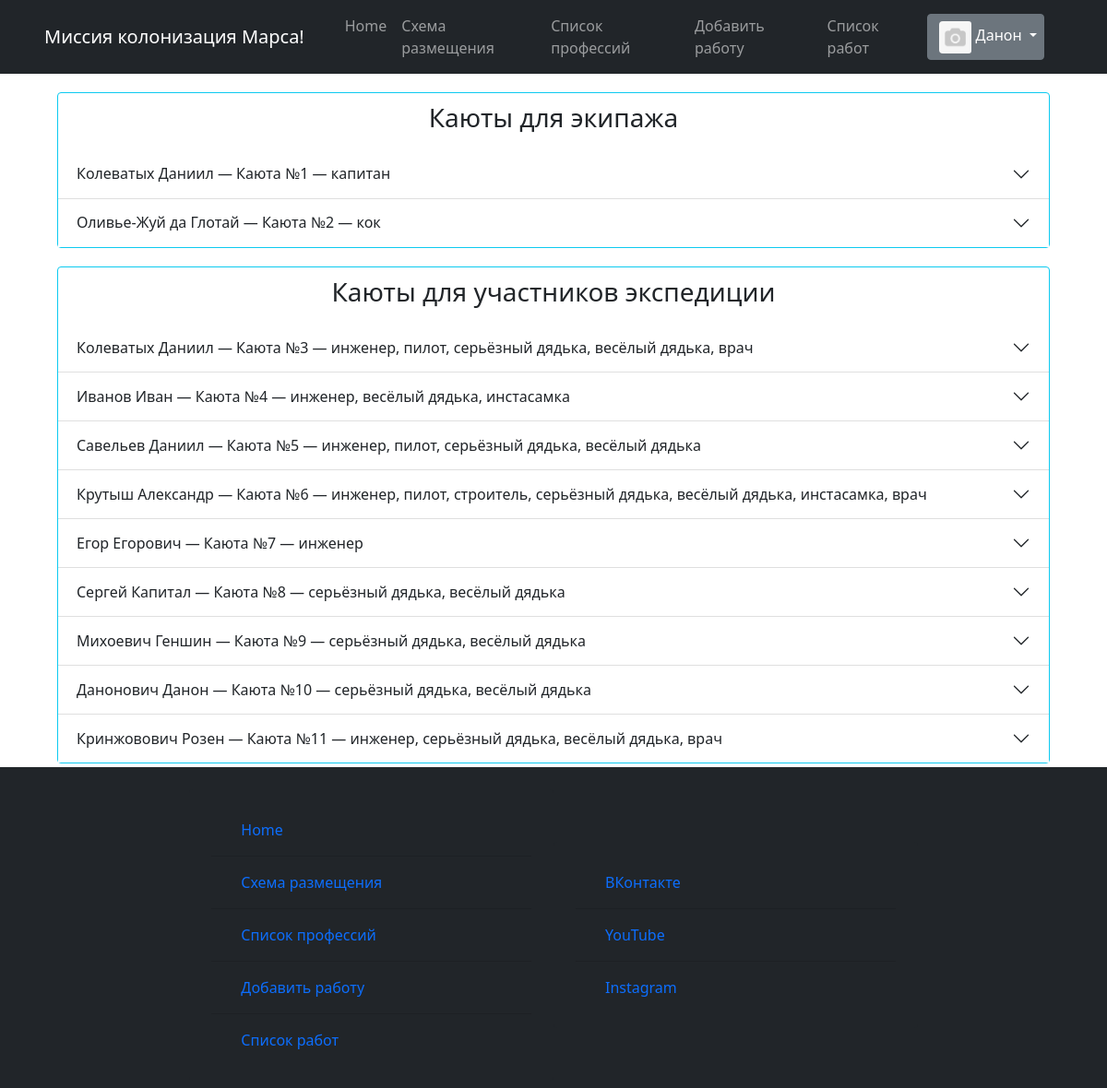
Page /distribution/ (signed in) on the earlier database version.
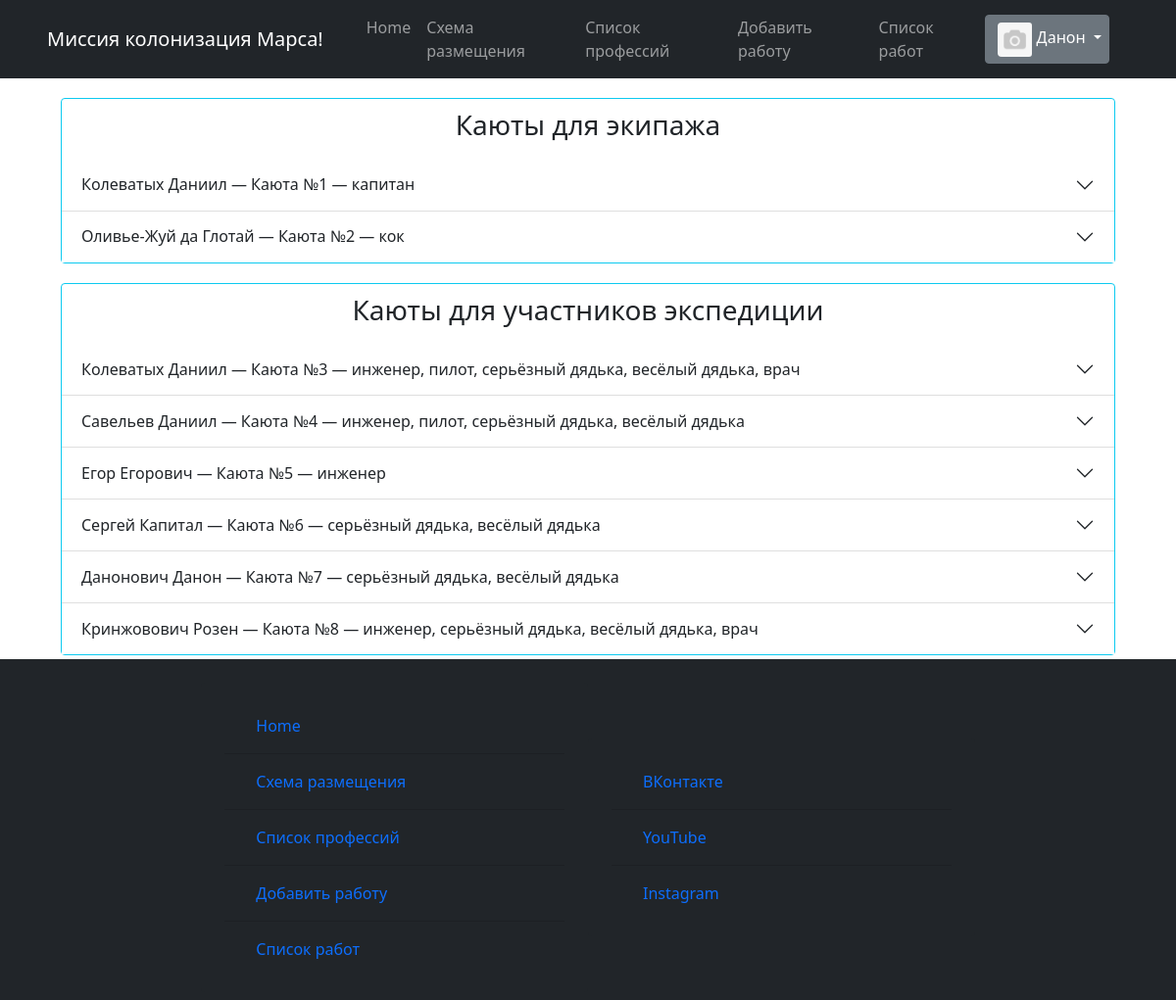
Same page on the later database version.
### static/data/users.py (models this page shows, shortened)
class User(SqlAlchemyBase, UserMixin):
    __tablename__ = 'users'
    id = sqlalchemy.Column(sqlalchemy.Integer,
                           primary_key=True, autoincrement=True)
    surname = sqlalchemy.Column(sqlalchemy.String, nullable=True)
    name = sqlalchemy.Column(sqlalchemy.String, nullable=True)
    sex = sqlalchemy.Column(sqlalchemy.String, nullable=True)
    email = sqlalchemy.Column(sqlalchemy.String,
                              index=True, unique=True, nullable=True)
    hashed_password = sqlalchemy.Column(sqlalchemy.String, nullable=True)
    studying = sqlalchemy.Column(sqlalchemy.String, nullable=True)
    professions = sqlalchemy.Column(sqlalchemy.String, nullable=True)
    about = sqlalchemy.Column(sqlalchemy.String, nullable=True)
    created_date = sqlalchemy.Column(sqlalchemy.String, nullable=True)
    image_link = sqlalchemy.Column(sqlalchemy.String, nullable=True)
    disk_path = sqlalchemy.Column(sqlalchemy.String, nullable=True)

### static/data/crew.py (models this page shows, shortened)
class Crew(SqlAlchemyBase, UserMixin):
    __tablename__ = 'crew'
    id = sqlalchemy.Column(sqlalchemy.Integer,
                           primary_key=True, autoincrement=True)
    uniq_crew_id = sqlalchemy.Column(sqlalchemy.Integer, nullable=True)
    post = sqlalchemy.Column(sqlalchemy.String, nullable=True)
    surname = sqlalchemy.Column(sqlalchemy.String, nullable=True)
    name = sqlalchemy.Column(sqlalchemy.String, nullable=True)
    email = sqlalchemy.Column(sqlalchemy.String,
                              index=True, unique=True, nullable=True)
    sex = sqlalchemy.Column(sqlalchemy.String, nullable=True)
    hashed_password = sqlalchemy.Column(sqlalchemy.String, nullable=True)
    studying = sqlalchemy.Column(sqlalchemy.String, nullable=True)
    professions = sqlalchemy.Column(sqlalchemy.String, nullable=True)
    about = sqlalchemy.Column(sqlalchemy.String, nullable=True)
    created_date = sqlalchemy.Column(sqlalchemy.String, nullable=True)

### runner.py (the view)
@app.route('/distribution/', methods=['POST', 'GET'])
def distribution():
    db_sess = db_session.create_session()
    data_members = [[user.surname, user.name, user.sex, user.email, user.studying, user.professions, user.about,
                     user.created_date] for user in db_sess.query(User).all()]
    db_sess = db_session.create_session()
    data_crew = [[user.surname, user.name, user.post, user.email, user.studying, user.professions, user.about,
                  user.created_date] for user in db_sess.query(Crew).all()]
    return render_template("html/distribution.html",
                           title='Список профессий',
                           image=image,
                           menu_bar_title='Миссия колонизация Марса!',
                           rooms=[data_crew, data_members],
                           shift=len(data_crew))

### runner.py (called while the page is built)
@login_manager.user_loader
def load_user(user_id):
    db_sess = db_session.create_session()
    return db_sess.query(User).get(user_id)

### static/data/db_session.py (called while the page is built)
def create_session() -> Session:
    global __factory
    return __factory()

### templates/html/distribution.html (shortened to what this page needs)
{% extends "html/base.html" %}
{% block content %}
    <div class="startpage">
        <div class="card border-info distribution">
            <div class="card-body-title distribution-title">
                <h3>Каюты для экипажа</h3>
            </div>
            <div class="accordion accordion-flush" id="accordionFlushExample">
                {% for room in rooms[0] %}
                <div class="accordion-item">
                    <h2 class="accordion-header" id="{{ loop.index }}">
                        <button class="accordion-button collapsed" type="button" data-bs-toggle="collapse" data-bs-target="#flush-{{ loop.index }}" aria-expanded="false" aria-controls="flush-collapseOne">
                            {{ room[0] }} {{ room[1] }} — Каюта №{{ loop.index }} — {{ room[2].lower() }}
                        </button>
                    </h2>
                </div>
                {% endfor %}
            </div>
        </div>
        <div class="card border-info distribution">
            <div class="card-body-title distribution-title">
                <h3>Каюты для участников экспедиции</h3>
            </div>
            <div class="accordion accordion-flush" id="accordionFlushExample">
                {% for room in rooms[1] %}
                    <div class="accordion-item">
                        <h2 class="accordion-header" id="{{ loop.index }}-members">
                            <button class="accordion-button collapsed" type="button" data-bs-toggle="collapse" data-bs-target="#flush-{{ loop.index }}-members" aria-expanded="false" aria-controls="flush-collapseOne">
                                {{ room[0] }} {{ room[1] }} — Каюта №{{ loop.index + shift }} — {{ room[5].lower() }}
                            </button>
                        </h2>
                    </div>
                {% endfor %}
            </div>
        </div>
    </div>
{% endblock %}

### templates/html/base.html (shortened to what this page needs)
<!doctype html>
<html lang="en">
<head>
    <link rel="stylesheet"
          href="https://stackpath.bootstrapcdn.com/bootstrap/4.4.1/css/bootstrap.min.css"
>
    <link rel="stylesheet" href="../../static/css/professions.css">
    <link rel="stylesheet" href="../../static/css/index.css">
    <link rel="stylesheet" href="../../static/css/bar.css">
    <link rel="stylesheet" href="../../static/bootstrap-5.1.3-dist/css/bootstrap.css">
    <link rel="stylesheet" href="../../static/bootstrap-5.1.3-dist/css/bootstrap-grid.css">
    <link rel="stylesheet" href="../../static/bootstrap-5.1.3-dist/css/bootstrap-reboot.css">
    <link rel="stylesheet" href="../../static/bootstrap-5.1.3-dist/css/bootstrap-utilities.css">
    <link rel="stylesheet" href="../../static/css/professions.css">
    <link rel="stylesheet" href="../../static/css/index.css">
    <link rel="stylesheet" href="../../static/css/bar.css">
</head>
<body>
<div class="wrapper">
    <header>
    <nav class="navbar navbar-expand-lg navbar-dark bg-dark text-white">
        <div class="container-fluid">
            <a class="navbar-brand" href="/homepage">{{ menu_bar_title }}</a>
            <div class="collapse navbar-collapse" id="navbarSupportedContent">
                <ul class="navbar-nav me-auto mb-2 mb-lg-0">
                    <li class="nav-item">
                        <a class="nav-link" aria-current="page" href="/homepage">Home</a>
                    </li>
                    <li class="nav-item">
                        <a class="nav-link" href="/distribution">Схема размещения</a>
                    </li>
                    <li class="nav-item">
                        <a class="nav-link" href="/list_prof/ul">Список профессий</a>
                    </li>
                    <li class="nav-item">
                        <a class="nav-link" href="/create_job">Добавить работу</a>
                    </li>
                    <li class="nav-item">
                        <a class="nav-link" href="/job_list">Список работ</a>
                    </li>
                </ul>
                {% if current_user.is_authenticated %}
                    <div class="dropdown-navbar user-navbar">
                        <div class="btn-group">
                            <button type="button" class="btn btn-secondary dropdown-toggle" data-bs-toggle="dropdown"
                                    href="#" role="button" aria-expanded="false" id="user">
                                <span>
                                    {% if image %}
                                        <img src="{{ url_for('static', filename=image) }}"
                                             class="img-fluid rounded-start profile-card-img miniature-pic"
                                             alt="">
                                    {% else %}
                                        <img src="{{ url_for('static', filename='/images/avatars/no_avatar.png') }}"
                                             class="img-fluid rounded-start profile-card-img miniature-pic"
                                             alt="">
                                    {% endif %}
                                </span>
                                {{ current_user.name }}
                            </button>
                        </div>
                    </div>
                {% else %}
                    <form class="d-flex">
                        <a class="nav-brand" href="/login"><button class="btn btn-outline-success me-2" type="button">Войти</button></a>
                        <a class="nav-brand" href="/register"><button class="btn btn-outline-success me-2" type="button">Зарегистрироваться</button></a>
                    </form>
                {% endif %}
            </div>
        </div>
    </nav>
</header>
<main role="main" class="container">
    {% block content %}{% endblock %}
</main>
<footer class="navbar navbar-dark bg-dark navbar-footer row g-3" id="footer">
    <div class="card bg-dark col-md-4 footer-column">
        <div class="card-body">
            <form class="form-footer" method="post" novalidate>
                <ul class="list-group list-group-flush bg-dark">
                    <li class="list-group-item bg-dark">
                        <a class="nav-link" aria-current="page" href="/homepage">Home</a>
                    </li>
                    <li class="list-group-item bg-dark">
                        <a class="nav-link" href="/distribution">Схема размещения</a>
                    </li>
                    <li class="list-group-item bg-dark">
                        <a class="nav-link" href="/list_prof/ul">Список профессий</a>
                    </li>
                    <li class="list-group-item bg-dark">
                        <a class="nav-link" href="/create_job">Добавить работу</a>
                    </li>
                    <li class="list-group-item bg-dark">
                        <a class="nav-link" href="/job_list">Список работ</a>
                    </li>
                </ul>
            </form>
        </div>
    </div>
    <div class="card bg-dark col-md-4 footer-column">
        <div class="card-body">
            <form class="form-footer" method="post" novalidate>
                <ul class="list-group list-group-flush bg-dark">
                    <li class="list-group-item bg-dark">
                        <a class="nav-link" aria-current="page" href="https://m.vk.com/daniilkolevatykh"
                           target="_blank">ВКонтакте</a>
                    </li>
                    <li class="list-group-item bg-dark">
                        <a class="nav-link" href="https://www.youtube.com/channel/UCYcTAs_MR2JaN-LxTlDMQxA"
                           target="_blank">YouTube</a>
                    </li>
                    <li class="list-group-item bg-dark">
                        <a class="nav-link" href="https://www.instagram.com/daniil_kolevatykh/"
                           target="_blank">Instagram</a>
                    </li>
                </ul>
            </form>
        </div>
    </div>
</footer>
</div>
</body>
</html>

### static/css/index.css (style rules this page uses)
.dropdown-navbar { padding-right: 40px; }
.distribution { margin: 20px; }
.distribution-title { text-align: center; margin: 10px; }
* { margin: 0; padding: 0; }
html, body { height: 100%; }
.wrapper { height: 100%; display: flex; flex-direction: column; }
main { flex: 1 1 auto; }
.footer-column { border: none; vertical-align: top; }
.profile-card-img { margin-top: 10px; border: 2px solid #86b7fe; border-radius: 3px; }
.miniature-pic { margin-top: 1px; border: none; image-rendering: auto; width: 35px; height: 35px; object-fit: cover; }

### static/css/bar.css (style rules this page uses)
.navbar-brand { alignment: center; padding-left: 20px; padding-right: 20px; }

Differences in the rows shown:
removed User: surname "Иванов", name "Иван", professions "инженер, весёлый дядька, инстасамка"
removed User: surname "Крутыш", name "Александр", professions "инженер, пилот, строитель, серьёзный дядька, весёлый дядька, инстасамка, врач"
removed User: surname "Михоевич", name "Геншин", professions "серьёзный дядька, весёлый дядька"
